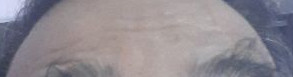
#> input picture main/foreheadData/train/1/1_P1_S1_1.jpg, 293 x 77 px, found by its file name; the run also reads 1 picture not shown here
$ jupyter execute LBPH_Model.ipynb
#> lines starting #> are read from the running program, lines starting #| are printed output that depends on the picture; long printed decimals are rounded; pictures that were not available may be replaced by others from this repository, and a replacement may not be noted
[cell 1]
import cv2 as cv
import numpy as np
import os
from google.colab.patches import cv2_imshow
from PIL import Image

IMAGE_DIRECTORY = '/Users/maniklaldas/Desktop/foreheadData'
TRAINING_IMAGES = IMAGE_DIRECTORY + '/train'
TEST_IMAGES = IMAGE_DIRECTORY + '/test'

USERNAMES = [str(i) for i in range(1, 29)]

features = []
labels = []

for username in USERNAMES:
    user_images = TRAINING_IMAGES + '/' + username

    for file in os.listdir(user_images):
        image_path = user_images + '/' + file
        image = cv.imread(image_path)
#> image is the input picture: shape (77, 293, 3); mean B, G, R 144.9, 138.2, 143.5

        grayscale_image = cv.cvtColor(image, cv.COLOR_BGR2GRAY)
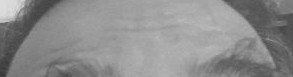
#> grayscale_image: shape (77, 293); min 57, max 222, mean 140.6
        features.append(grayscale_image)
        labels.append(int(username))
#> pass 2 of the loop `for username in USERNAMES:`:
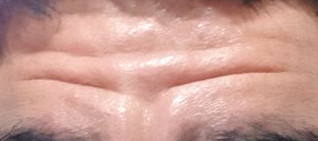
#> input picture main/foreheadData/test/12_P1_S1_2.jpg, 318 x 141 px, given as the content of the folder /Users/maniklaldas/Desktop/foreheadData/train/2, which was not available
#> image is the input picture: shape (141, 318, 3); mean B, G, R 147.8, 157.9, 202.8

feature_vector = np.array(features, dtype='object')
label_vector = np.array(labels)

face_recognition_model = cv.face.LBPHFaceRecognizer_create()
face_recognition_model.train(feature_vector, label_vector)


face_recognition_model.save('face_recognition.yml')
np.save('feature_vector.npy', feature_vector)
np.save('label_vector.npy', label_vector)

#feature_vector = np.load('feature_vector.npy', allow_pickle=True)
#label_vector = np.load('label_vector.npy')
face_recognition_model = cv.face.LBPHFaceRecognizer_create()
face_recognition_model.read('face_recognition.yml')

for file in os.listdir(TEST_IMAGES):
    image_path = TEST_IMAGES + '/' + file
    image = cv.imread(image_path)

    grayscale_image = cv.cvtColor(image, cv.COLOR_BGR2GRAY)

    label, confidence_complement = face_recognition_model.predict(grayscale_image)
#> label = 2; confidence_complement = 0
    print(image_path)
    print("Person Identified = " + str(label) + "; Confidence = " + str(100 - confidence_complement))
#| Person Identified = 2; Confidence = 100.0
    print()
#> pass 2 of the loop `for file in os.listdir(TEST_IMAGES):`:
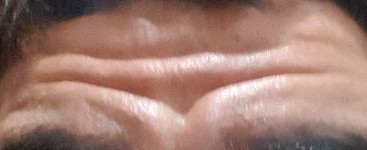
#> input picture main/foreheadData/test/12_P1_S2_3.jpg, 367 x 150 px, found by its file name
#> image is the input picture: shape (150, 367, 3); mean B, G, R 115.2, 126.5, 162.9
#> `grayscale_image = cv.cvtColor(image, cv.COLOR_BGR2GRAY)`:
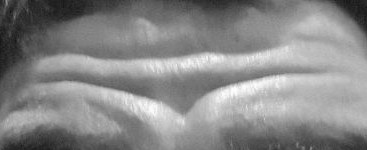
#> grayscale_image: shape (150, 367); min 17, max 254, mean 136.1
#> confidence_complement = 41.17
#| Person Identified = 2; Confidence = 58.830
